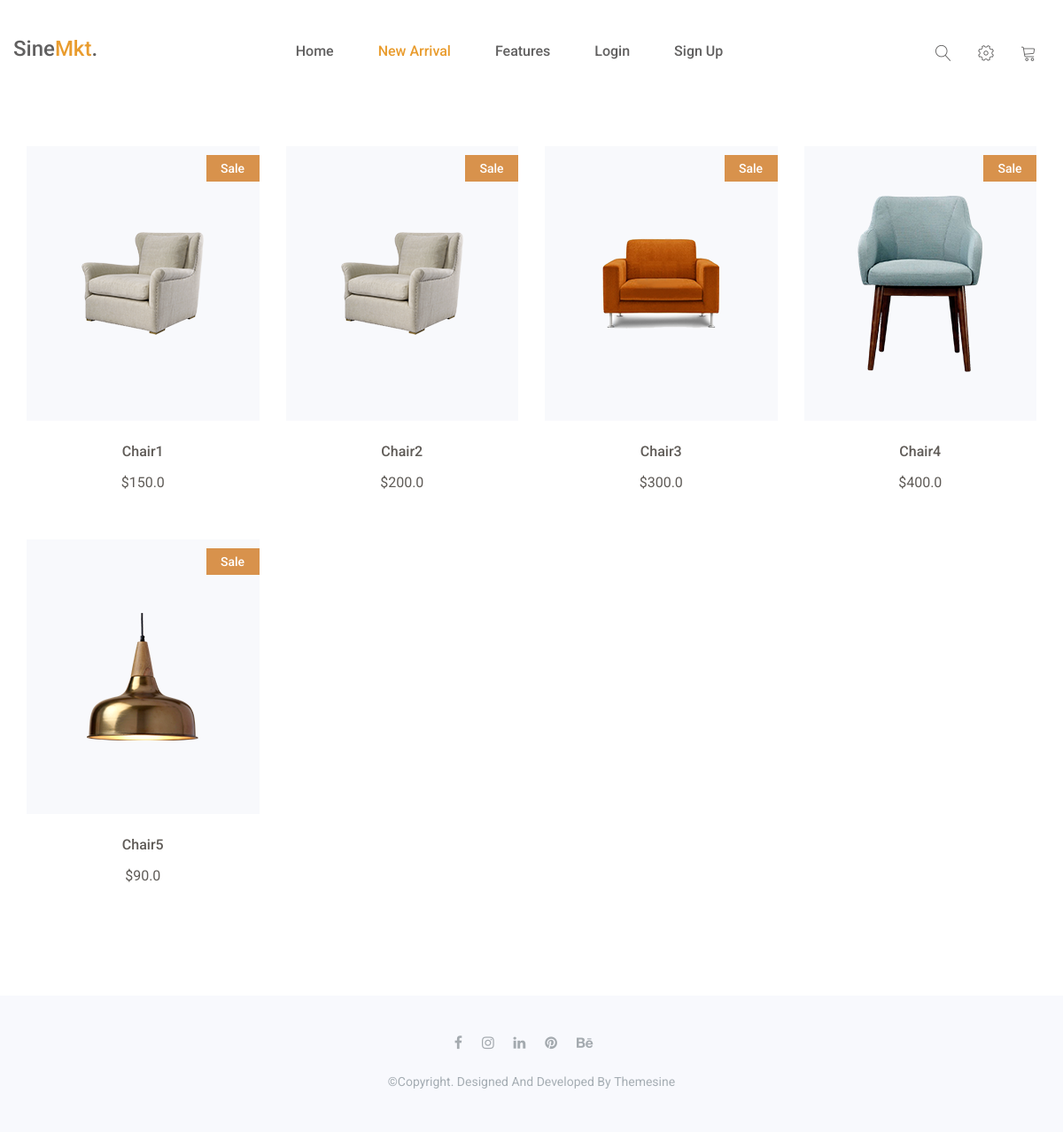
The page /arrival/ on the database its author committed.
### app_seller/models.py (models this page shows, shortened)
class Products(models.Model):
    pname = models.CharField(max_length=30)
    price = models.FloatField()
    pic = models.FileField(upload_to='products',default='product.png')
    seller = models.ForeignKey(Seller,on_delete=models.CASCADE)

### app_buyer/views.py (the view)
# urls.py: path('arrival/', views.arrival, name="arrival"),
def arrival(request):
    all_products = Products.objects.all()
    return render(request, 'arrivals.html',{'all_products':all_products})

### app_buyer/templates/arrivals.html (shortened to what this page needs)
{% load static %}
<!doctype html>
<html class="no-js" lang="en">
    <head>
        <link rel="stylesheet" href="{% static 'assets/css/font-awesome.min.css' %}">
		<link rel="stylesheet" href="{% static 'assets/css/linearicons.css' %}">
        <link rel="stylesheet" href="{% static 'assets/css/animate.css' %}">
        <link rel="stylesheet" href="{% static 'assets/css/owl.carousel.min.css' %}">
		<link rel="stylesheet" href="{% static 'assets/css/owl.theme.default.min.css' %}">
        <link rel="stylesheet" href="{% static 'assets/css/bootstrap.min.css' %}">
		<link rel="stylesheet" href="{% static 'assets/css/bootsnav.css' %}" >
        <link rel="stylesheet" href="{% static 'assets/css/style.css' %}">
        <link rel="stylesheet" href="{% static 'assets/css/responsive.css' %}">
    </head>
<body>
    <header id="home" class="welcome-hero">
        <div class="top-area">
            <div class="header-area">
                <nav class="navbar navbar-default bootsnav  navbar-sticky navbar-scrollspy"  data-minus-value-desktop="70" data-minus-value-mobile="55" data-speed="1000">
                    <div class="container">
                        <div class="attr-nav">
                            <ul>
                                <li class="search">
                                    <a href="#"><span class="lnr lnr-magnifier"></span></a>
                                </li>
                                <li class="nav-setting">
                                    <a href="#"><span class="lnr lnr-cog"></span></a>
                                </li>
                                <li >
                                    <a href="{% url 'cart' %}" >
                                        <span class="lnr lnr-cart"></span>
                                    </a>
                                </li>
                            </ul>
                        </div>
                        <div class="navbar-header">
                            <a class="navbar-brand" href="index.html">sine<span>mkt</span>.</a>
                        </div>
                        <div class="collapse navbar-collapse menu-ui-design" id="navbar-menu">
                            <ul class="nav navbar-nav navbar-center" data-in="fadeInDown" data-out="fadeOutUp">
                                <li ><a href="{% url 'index' %}">home</a></li>
                                <li class="active"><a href="{% url 'arrival' %}">new arrival</a></li>
                                <li class="scroll"><a href="#feature">features</a></li>
                                {% if user_data %}
                                {% else %}
                                <li><a href="{% url 'login' %}">Login</a></li>
                                <li ><a href="{% url 'register' %}">Sign Up</a></li>
                                {% endif %}
                                <li ><a>{{user_data.fullname}}</a></li>
                            </ul>
                        </div>
                    </div>
                </nav>
            </div>
        </div>
    </header>
<section id="new-arrivals" class="new-arrivals">
    <div class="container">
        <div class="new-arrivals-content">
            <div class="row">
                {% for single_product in all_products %}
                <div class="col-md-3 col-sm-4">
                    <div class="single-new-arrival">
                        <div class="single-new-arrival-bg">
                            <img src="{{single_product.pic.url}}" alt="new-arrivals images">
                            <div class="sale bg-1">
                                <p>sale</p>
                            </div>
                        </div>
                        <h4><a href="#">{{single_product.pname}}</a></h4>
                        <p class="arrival-product-price">${{single_product.price}}</p>
                    </div>
                </div>
                {% endfor %}
            </div>
        </div>
    </div>
</section>
<footer id="footer"  class="footer">
    <div class="container">
        <div class="hm-footer-copyright text-center">
            <div class="footer-social">
                <a href="#"><i class="fa fa-facebook"></i></a>
                <a href="#"><i class="fa fa-instagram"></i></a>
                <a href="#"><i class="fa fa-linkedin"></i></a>
                <a href="#"><i class="fa fa-pinterest"></i></a>
                <a href="#"><i class="fa fa-behance"></i></a>
            </div>
            <p>
                &copy;copyright. designed and developed by <a href="https://www.themesine.com/">themesine</a>
            </p>
        </div>
    </div>
</footer>
</body>

### app_buyer/static/assets/css/bootsnav.css (style rules this page uses)
nav.bootsnav .container { position: relative; }
nav.navbar.bootsnav { margin-bottom: 0; -moz-border-radius: 0px; -webkit-border-radius: 0px; -o-border-radius: 0px; border-radius: 0px; background-color: #fff; border: none; border-bottom: solid 1px #e0e0e0; z-index: 9; }
nav.navbar.bootsnav ul.nav > li > a { color: #6f6f6f; background-color: transparent; outline: none; margin-bottom: -2px; }
nav.navbar.bootsnav ul.nav li.megamenu-fw > a:hover, nav.navbar.bootsnav ul.nav li.megamenu-fw > a:focus, nav.navbar.bootsnav ul.nav li.active > a:hover, nav.navbar.bootsnav ul.nav li.active > a:focus, nav.navbar.bootsnav ul.nav li.active > a { background-color: transparent; }
.attr-nav { float: right; display: inline-block; margin-left: 13px; margin-right: -15px; }
.attr-nav > ul { padding: 0; margin: 0 0 -7px 0; list-style: none; display: inline-block; }
.attr-nav > ul > li { float: left; display: block; }
.attr-nav > ul > li > a { color: #6f6f6f; display: block; padding: 28px 15px; position: relative; }
body { -webkit-transition: all 0.3s ease-in-out; -moz-transition: all 0.3s ease-in-out; -o-transition: all 0.3s ease-in-out; -ms-transition: all 0.3s ease-in-out; transition: all 0.3s ease-in-out; }
.wrap-sticky nav.navbar.bootsnav { position: absolute; width: 100%; left: 0; top: 0; }
@media (min-width: 1024px) { nav.navbar.bootsnav ul.nav > li > a { padding: 30px 15px; font-weight: 600; } }
@media (min-width: 1024px) { nav.navbar.bootsnav.menu-center .container { position: relative; } }
@media (min-width: 1024px) { nav.navbar.bootsnav.menu-center ul.nav.navbar-center { float:none; margin: 0 auto; display: table; table-layout: fixed; } }
@media (min-width: 1024px) { nav.navbar.bootsnav.menu-center .navbar-header, nav.navbar.bootsnav.menu-center .attr-nav { position: absolute; } }
@media (min-width: 1024px) { nav.navbar.bootsnav.menu-center .attr-nav { right: 15px; } }

### rows shown on the page
Products: pic (picture), pname "Chair1", price "150.0"
Products: pic (picture), pname "Chair2", price "200.0"
Products: pic (picture), pname "Chair3", price "300.0"
Products: pic (picture), pname "Chair4", price "400.0"
Products: pic (picture), pname "Chair5", price "90.0"
